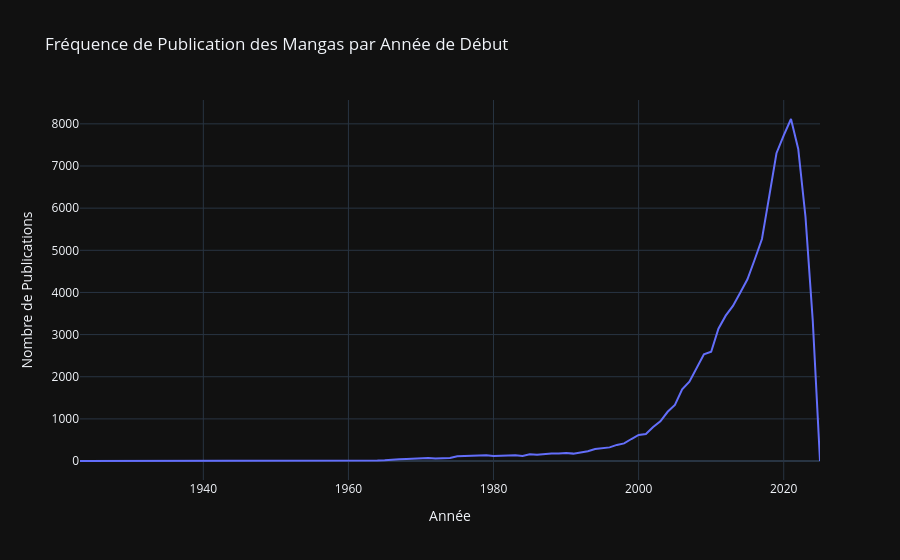

This figure's notebook cell:
### Markdown cell above
### 4.2 Fréquence des Publications par Année <a name="Frequence-des-Publications-par-Annee"></a>

Exploration de la fréquence des publications par année pour détecter les tendances de production dans l'industrie du manga.

### Code cell
# Extraire l'année des dates de publication
df_mangas['Start Year'] = pd.to_datetime(df_mangas['Start Date'], errors='coerce').dt.year

# Comptage des mangas publiés par année de début
start_year_counts = df_mangas['Start Year'].value_counts().sort_index()
fig2 = px.line(start_year_counts, x=start_year_counts.index, y=start_year_counts.values, 
               title="Fréquence de Publication des Mangas par Année de Début")
fig2.update_layout(xaxis_title="Année", yaxis_title="Nombre de Publications", template="plotly_dark")
fig2.show()

### Figure 1 — Plotly figure (JSON) as saved in the notebook; plotly's stock layout.template omitted (floating-point values rounded to 4 significant figures)
{"data": [{"hovertemplate": "index=%{x}<br>y=%{y}<extra></extra>", "legendgroup": "", "line": {"color": "#636efa", "dash": "solid"}, "marker": {"symbol": "circle"}, "mode": "lines", "name": "", "orientation": "v", "showlegend": false, "type": "scatter", "x": [1923, 1926, 1935, 1936, 1940, 1941, 1945, 1946, 1947, 1948, 1949, 1950, 1951, 1952, 1953, 1955, 1956, 1957, 1958, 1959, 1960, 1961, 1962, 1963, 1964, 1965, 1966, 1967, 1968, 1969, 1970, 1971, 1972, 1973, 1974, 1975, 1976, 1977, 1978, 1979, 1980, 1981, 1982, 1983, 1984, 1985, 1986, 1987, 1988, 1989, 1990, 1991, 1992, 1993, 1994, 1995, 1996, 1997, 1998, 1999, 2000, 2001, 2002, 2003, 2004, 2005, 2006, 2007, 2008, 2009, 2010, 2011, 2012, 2013, 2014, 2015, 2016, 2017, 2018, 2019, 2020, 2021, 2022, 2023, 2024, 2025], "xaxis": "x", "y": [1, 1, 2, 1, 1, 1, 1, 2, 5, 8, 5, 3, 7, 2, 3, 6, 5, 5, 3, 5, 5, 8, 5, 5, 14, 21, 39, 45, 50, 59, 73, 71, 61, 70, 72, 113, 120, 111, 136, 140, 122, 125, 119, 139, 122, 160, 149, 166, 181, 178, 188, 176, 197, 232, 284, 304, 324, 383, 418, 523, 618, 642, 807, 944, 1169, 1332, 1700, 1882, 2214, 2530, 2594, 3141, 3449, 3679, 3993, 4312, 4782, 5268, 6279, 7303, 7725, 8115, 7405, 5793, 3339, 3], "yaxis": "y"}], "layout": {"legend": {"tracegroupgap": 0}, "title": {"text": "Fréquence de Publication des Mangas par Année de Début"}, "xaxis": {"anchor": "y", "domain": [0, 1], "title": {"text": "Année"}}, "yaxis": {"anchor": "x", "domain": [0, 1], "title": {"text": "Nombre de Publications"}}}}
